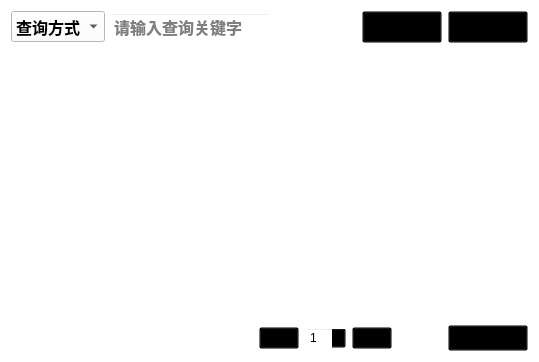
<?xml version="1.0" encoding="UTF-8"?>
<ui version="4.0">
 <class>communityQuery</class>
 <widget class="QWidget" name="communityQuery">
  <property name="geometry">
   <rect>
    <x>0</x>
    <y>0</y>
    <width>539</width>
    <height>362</height>
   </rect>
  </property>
  <property name="windowTitle">
   <string>Form</string>
  </property>
  <property name="styleSheet">
   <string notr="true">QWidget{
    background-color:rgba(0,0,0,0);
}</string>
  </property>
  <layout class="QVBoxLayout" name="verticalLayout_2">
   <item>
    <layout class="QVBoxLayout" name="verticalLayout">
     <item>
      <layout class="QHBoxLayout" name="horizontalLayout">
       <item>
        <widget class="QComboBox" name="comboBox">
         <property name="font">
          <font>
           <family>Agency FB</family>
           <pointsize>12</pointsize>
           <weight>75</weight>
           <bold>true</bold>
          </font>
         </property>
         <property name="styleSheet">
          <string notr="true">QComboBox{
    background-color:white;
}
</string>
         </property>
         <item>
          <property name="text">
           <string>查询方式</string>
          </property>
         </item>
         <item>
          <property name="text">
           <string>社团名称</string>
          </property>
         </item>
         <item>
          <property name="text">
           <string>社团类型</string>
          </property>
         </item>
        </widget>
       </item>
       <item>
        <widget class="QLineEdit" name="lineEdit">
         <property name="font">
          <font>
           <pointsize>12</pointsize>
           <weight>75</weight>
           <bold>true</bold>
          </font>
         </property>
         <property name="styleSheet">
          <string notr="true">QLineEdit
{ background: transparent; }

</string>
         </property>
         <property name="placeholderText">
          <string>请输入查询关键字</string>
         </property>
        </widget>
       </item>
       <item>
        <spacer name="horizontalSpacer">
         <property name="orientation">
          <enum>Qt::Horizontal</enum>
         </property>
         <property name="sizeHint" stdset="0">
          <size>
           <width>40</width>
           <height>20</height>
          </size>
         </property>
        </spacer>
       </item>
       <item>
        <widget class="QPushButton" name="btn_Query">
         <property name="font">
          <font>
           <pointsize>12</pointsize>
           <weight>75</weight>
           <bold>true</bold>
          </font>
         </property>
         <property name="styleSheet">
          <string notr="true">QPushButton{
    background-color:rgba(0,0,0,0);
}</string>
         </property>
         <property name="text">
          <string>查询</string>
         </property>
        </widget>
       </item>
       <item>
        <widget class="QPushButton" name="btn_join">
         <property name="font">
          <font>
           <pointsize>12</pointsize>
           <weight>75</weight>
           <bold>true</bold>
          </font>
         </property>
         <property name="styleSheet">
          <string notr="true">QPushButton{
    background-color:rgba(0,0,0,0);
}</string>
         </property>
         <property name="text">
          <string>申请加入</string>
         </property>
        </widget>
       </item>
      </layout>
     </item>
     <item>
      <widget class="QTableView" name="tableView">
       <property name="styleSheet">
        <string notr="true">QTableView{
    background-color:rgba(0,0,0,0);
}</string>
       </property>
      </widget>
     </item>
    </layout>
   </item>
   <item>
    <layout class="QHBoxLayout" name="horizontalLayout_3" stretch="5,2,1,1">
     <item>
      <spacer name="horizontalSpacer_5">
       <property name="orientation">
        <enum>Qt::Horizontal</enum>
       </property>
       <property name="sizeHint" stdset="0">
        <size>
         <width>40</width>
         <height>20</height>
        </size>
       </property>
      </spacer>
     </item>
     <item>
      <layout class="QHBoxLayout" name="horizontalLayout_2" stretch="3,1,3,1,3">
       <item>
        <widget class="QPushButton" name="btnBefore">
         <property name="styleSheet">
          <string notr="true">QPushButton{
    background-color:rgba(0,0,0,0);
}</string>
         </property>
         <property name="text">
          <string/>
         </property>
         <property name="icon">
          <iconset resource="demo.qrc">
           <normaloff>:/demo/before.png</normaloff>:/demo/before.png</iconset>
         </property>
        </widget>
       </item>
       <item>
        <spacer name="horizontalSpacer_2">
         <property name="orientation">
          <enum>Qt::Horizontal</enum>
         </property>
         <property name="sizeHint" stdset="0">
          <size>
           <width>40</width>
           <height>20</height>
          </size>
         </property>
        </spacer>
       </item>
       <item>
        <widget class="QSpinBox" name="spinBox">
         <property name="styleSheet">
          <string notr="true">QSpinBox{
    background-color:rgba(0,0,0,0);
}</string>
         </property>
         <property name="minimum">
          <number>1</number>
         </property>
        </widget>
       </item>
       <item>
        <spacer name="horizontalSpacer_3">
         <property name="orientation">
          <enum>Qt::Horizontal</enum>
         </property>
         <property name="sizeHint" stdset="0">
          <size>
           <width>40</width>
           <height>20</height>
          </size>
         </property>
        </spacer>
       </item>
       <item>
        <widget class="QPushButton" name="btnNext">
         <property name="styleSheet">
          <string notr="true">QPushButton{
    background-color:rgba(0,0,0,0);
}</string>
         </property>
         <property name="text">
          <string/>
         </property>
         <property name="icon">
          <iconset resource="demo.qrc">
           <normaloff>:/demo/next.png</normaloff>:/demo/next.png</iconset>
         </property>
        </widget>
       </item>
      </layout>
     </item>
     <item>
      <spacer name="horizontalSpacer_4">
       <property name="orientation">
        <enum>Qt::Horizontal</enum>
       </property>
       <property name="sizeHint" stdset="0">
        <size>
         <width>40</width>
         <height>20</height>
        </size>
       </property>
      </spacer>
     </item>
     <item>
      <widget class="QPushButton" name="btnSkip">
       <property name="font">
        <font>
         <weight>75</weight>
         <bold>true</bold>
        </font>
       </property>
       <property name="styleSheet">
        <string notr="true">QPushButton{
    background-color:rgba(0,0,0,0);
}</string>
       </property>
       <property name="text">
        <string>跳转</string>
       </property>
      </widget>
     </item>
    </layout>
   </item>
  </layout>
 </widget>
 <resources>
  <include location="demo.qrc"/>
 </resources>
 <connections/>
</ui>
